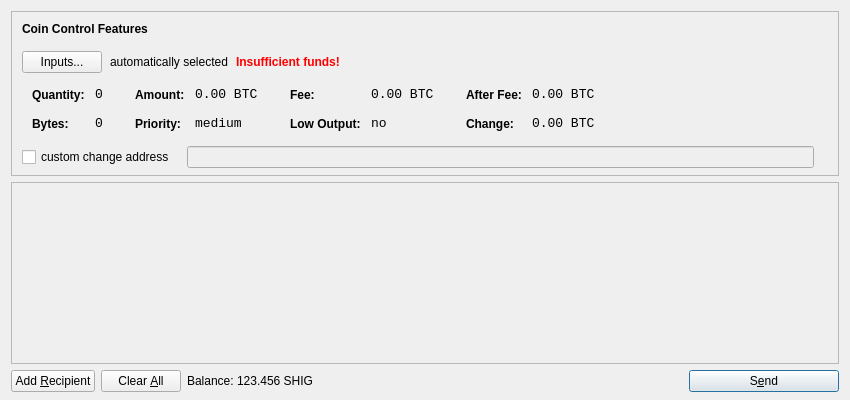
<?xml version="1.0" encoding="UTF-8"?>
<ui version="4.0">
 <class>SendCoinsDialog</class>
 <widget class="QDialog" name="SendCoinsDialog">
  <property name="geometry">
   <rect>
    <x>0</x>
    <y>0</y>
    <width>850</width>
    <height>400</height>
   </rect>
  </property>
  <property name="windowTitle">
   <string>Send Coins</string>
  </property>
  <layout class="QVBoxLayout" name="verticalLayout" stretch="0,1,0">
   <property name="bottomMargin">
    <number>8</number>
   </property>
   <item>
    <widget class="QFrame" name="frameCoinControl">
     <property name="sizePolicy">
      <sizepolicy hsizetype="Expanding" vsizetype="Expanding">
       <horstretch>0</horstretch>
       <verstretch>0</verstretch>
      </sizepolicy>
     </property>
     <property name="maximumSize">
      <size>
       <width>16777215</width>
       <height>16777215</height>
      </size>
     </property>
     <property name="frameShape">
      <enum>QFrame::StyledPanel</enum>
     </property>
     <property name="frameShadow">
      <enum>QFrame::Sunken</enum>
     </property>
     <layout class="QVBoxLayout" name="verticalLayoutCoinControl2">
      <property name="spacing">
       <number>-1</number>
      </property>
      <property name="leftMargin">
       <number>0</number>
      </property>
      <property name="topMargin">
       <number>0</number>
      </property>
      <property name="rightMargin">
       <number>0</number>
      </property>
      <property name="bottomMargin">
       <number>6</number>
      </property>
      <item>
       <layout class="QVBoxLayout" name="verticalLayoutCoinControl" stretch="0,0,0,0,1">
        <property name="spacing">
         <number>0</number>
        </property>
        <property name="leftMargin">
         <number>10</number>
        </property>
        <property name="topMargin">
         <number>10</number>
        </property>
        <item>
         <layout class="QHBoxLayout" name="horizontalLayoutCoinControl1">
          <property name="bottomMargin">
           <number>15</number>
          </property>
          <item>
           <widget class="QLabel" name="labelCoinControlFeatures">
            <property name="sizePolicy">
             <sizepolicy hsizetype="Preferred" vsizetype="Maximum">
              <horstretch>0</horstretch>
              <verstretch>0</verstretch>
             </sizepolicy>
            </property>
            <property name="font">
             <font>
              <weight>75</weight>
              <bold>true</bold>
             </font>
            </property>
            <property name="styleSheet">
             <string notr="true">font-weight:bold;</string>
            </property>
            <property name="text">
             <string>Coin Control Features</string>
            </property>
           </widget>
          </item>
         </layout>
        </item>
        <item>
         <layout class="QHBoxLayout" name="horizontalLayoutCoinControl2" stretch="0,0,0,0">
          <property name="spacing">
           <number>8</number>
          </property>
          <property name="bottomMargin">
           <number>10</number>
          </property>
          <item>
           <widget class="QPushButton" name="pushButtonCoinControl">
            <property name="styleSheet">
             <string notr="true"/>
            </property>
            <property name="text">
             <string>Inputs...</string>
            </property>
           </widget>
          </item>
          <item>
           <widget class="QLabel" name="labelCoinControlAutomaticallySelected">
            <property name="text">
             <string>automatically selected</string>
            </property>
            <property name="margin">
             <number>5</number>
            </property>
           </widget>
          </item>
          <item>
           <widget class="QLabel" name="labelCoinControlInsuffFunds">
            <property name="font">
             <font>
              <weight>75</weight>
              <bold>true</bold>
             </font>
            </property>
            <property name="styleSheet">
             <string notr="true">color:red;font-weight:bold;</string>
            </property>
            <property name="text">
             <string>Insufficient funds!</string>
            </property>
            <property name="margin">
             <number>5</number>
            </property>
           </widget>
          </item>
          <item>
           <spacer name="horizontalSpacerCoinControl">
            <property name="orientation">
             <enum>Qt::Horizontal</enum>
            </property>
            <property name="sizeHint" stdset="0">
             <size>
              <width>40</width>
              <height>1</height>
             </size>
            </property>
           </spacer>
          </item>
         </layout>
        </item>
        <item>
         <widget class="QWidget" name="widgetCoinControl" native="true">
          <property name="sizePolicy">
           <sizepolicy hsizetype="Preferred" vsizetype="Preferred">
            <horstretch>0</horstretch>
            <verstretch>0</verstretch>
           </sizepolicy>
          </property>
          <property name="minimumSize">
           <size>
            <width>0</width>
            <height>0</height>
           </size>
          </property>
          <property name="styleSheet">
           <string notr="true"/>
          </property>
          <layout class="QHBoxLayout" name="horizontalLayoutCoinControl5">
           <property name="margin">
            <number>0</number>
           </property>
           <item>
            <layout class="QHBoxLayout" name="horizontalLayoutCoinControl3" stretch="0,0,0,1">
             <property name="spacing">
              <number>20</number>
             </property>
             <property name="topMargin">
              <number>0</number>
             </property>
             <property name="bottomMargin">
              <number>10</number>
             </property>
             <item>
              <layout class="QFormLayout" name="formLayoutCoinControl1">
               <property name="horizontalSpacing">
                <number>10</number>
               </property>
               <property name="verticalSpacing">
                <number>14</number>
               </property>
               <property name="leftMargin">
                <number>10</number>
               </property>
               <property name="topMargin">
                <number>4</number>
               </property>
               <property name="rightMargin">
                <number>6</number>
               </property>
               <item row="0" column="0">
                <widget class="QLabel" name="labelCoinControlQuantityText">
                 <property name="styleSheet">
                  <string notr="true">font-weight:bold;</string>
                 </property>
                 <property name="text">
                  <string>Quantity:</string>
                 </property>
                 <property name="margin">
                  <number>0</number>
                 </property>
                </widget>
               </item>
               <item row="0" column="1">
                <widget class="QLabel" name="labelCoinControlQuantity">
                 <property name="font">
                  <font>
                   <family>Monospace</family>
                   <pointsize>10</pointsize>
                  </font>
                 </property>
                 <property name="cursor">
                  <cursorShape>IBeamCursor</cursorShape>
                 </property>
                 <property name="contextMenuPolicy">
                  <enum>Qt::ActionsContextMenu</enum>
                 </property>
                 <property name="text">
                  <string notr="true">0</string>
                 </property>
                 <property name="margin">
                  <number>0</number>
                 </property>
                 <property name="textInteractionFlags">
                  <set>Qt::LinksAccessibleByMouse|Qt::TextSelectableByKeyboard|Qt::TextSelectableByMouse</set>
                 </property>
                </widget>
               </item>
               <item row="1" column="0">
                <widget class="QLabel" name="labelCoinControlBytesText">
                 <property name="styleSheet">
                  <string notr="true">font-weight:bold;</string>
                 </property>
                 <property name="text">
                  <string>Bytes:</string>
                 </property>
                </widget>
               </item>
               <item row="1" column="1">
                <widget class="QLabel" name="labelCoinControlBytes">
                 <property name="font">
                  <font>
                   <family>Monospace</family>
                   <pointsize>10</pointsize>
                  </font>
                 </property>
                 <property name="cursor">
                  <cursorShape>IBeamCursor</cursorShape>
                 </property>
                 <property name="contextMenuPolicy">
                  <enum>Qt::ActionsContextMenu</enum>
                 </property>
                 <property name="text">
                  <string notr="true">0</string>
                 </property>
                 <property name="textInteractionFlags">
                  <set>Qt::LinksAccessibleByMouse|Qt::TextSelectableByKeyboard|Qt::TextSelectableByMouse</set>
                 </property>
                </widget>
               </item>
              </layout>
             </item>
             <item>
              <layout class="QFormLayout" name="formLayoutCoinControl2">
               <property name="horizontalSpacing">
                <number>10</number>
               </property>
               <property name="verticalSpacing">
                <number>14</number>
               </property>
               <property name="leftMargin">
                <number>6</number>
               </property>
               <property name="topMargin">
                <number>4</number>
               </property>
               <property name="rightMargin">
                <number>6</number>
               </property>
               <item row="0" column="0">
                <widget class="QLabel" name="labelCoinControlAmountText">
                 <property name="styleSheet">
                  <string notr="true">font-weight:bold;</string>
                 </property>
                 <property name="text">
                  <string>Amount:</string>
                 </property>
                 <property name="margin">
                  <number>0</number>
                 </property>
                </widget>
               </item>
               <item row="0" column="1">
                <widget class="QLabel" name="labelCoinControlAmount">
                 <property name="font">
                  <font>
                   <family>Monospace</family>
                   <pointsize>10</pointsize>
                  </font>
                 </property>
                 <property name="cursor">
                  <cursorShape>IBeamCursor</cursorShape>
                 </property>
                 <property name="contextMenuPolicy">
                  <enum>Qt::ActionsContextMenu</enum>
                 </property>
                 <property name="text">
                  <string notr="true">0.00 BTC</string>
                 </property>
                 <property name="textInteractionFlags">
                  <set>Qt::LinksAccessibleByMouse|Qt::TextSelectableByKeyboard|Qt::TextSelectableByMouse</set>
                 </property>
                </widget>
               </item>
               <item row="1" column="0">
                <widget class="QLabel" name="labelCoinControlPriorityText">
                 <property name="styleSheet">
                  <string notr="true">font-weight:bold;</string>
                 </property>
                 <property name="text">
                  <string>Priority:</string>
                 </property>
                </widget>
               </item>
               <item row="1" column="1">
                <widget class="QLabel" name="labelCoinControlPriority">
                 <property name="font">
                  <font>
                   <family>Monospace</family>
                   <pointsize>10</pointsize>
                  </font>
                 </property>
                 <property name="cursor">
                  <cursorShape>IBeamCursor</cursorShape>
                 </property>
                 <property name="contextMenuPolicy">
                  <enum>Qt::ActionsContextMenu</enum>
                 </property>
                 <property name="text">
                  <string>medium</string>
                 </property>
                 <property name="textInteractionFlags">
                  <set>Qt::LinksAccessibleByMouse|Qt::TextSelectableByKeyboard|Qt::TextSelectableByMouse</set>
                 </property>
                </widget>
               </item>
              </layout>
             </item>
             <item>
              <layout class="QFormLayout" name="formLayoutCoinControl3">
               <property name="horizontalSpacing">
                <number>10</number>
               </property>
               <property name="verticalSpacing">
                <number>14</number>
               </property>
               <property name="leftMargin">
                <number>6</number>
               </property>
               <property name="topMargin">
                <number>4</number>
               </property>
               <property name="rightMargin">
                <number>6</number>
               </property>
               <item row="0" column="0">
                <widget class="QLabel" name="labelCoinControlFeeText">
                 <property name="styleSheet">
                  <string notr="true">font-weight:bold;</string>
                 </property>
                 <property name="text">
                  <string>Fee:</string>
                 </property>
                 <property name="margin">
                  <number>0</number>
                 </property>
                </widget>
               </item>
               <item row="0" column="1">
                <widget class="QLabel" name="labelCoinControlFee">
                 <property name="font">
                  <font>
                   <family>Monospace</family>
                   <pointsize>10</pointsize>
                  </font>
                 </property>
                 <property name="cursor">
                  <cursorShape>IBeamCursor</cursorShape>
                 </property>
                 <property name="contextMenuPolicy">
                  <enum>Qt::ActionsContextMenu</enum>
                 </property>
                 <property name="text">
                  <string notr="true">0.00 BTC</string>
                 </property>
                 <property name="textInteractionFlags">
                  <set>Qt::LinksAccessibleByMouse|Qt::TextSelectableByKeyboard|Qt::TextSelectableByMouse</set>
                 </property>
                </widget>
               </item>
               <item row="1" column="0">
                <widget class="QLabel" name="labelCoinControlLowOutputText">
                 <property name="styleSheet">
                  <string notr="true">font-weight:bold;</string>
                 </property>
                 <property name="text">
                  <string>Low Output:</string>
                 </property>
                </widget>
               </item>
               <item row="1" column="1">
                <widget class="QLabel" name="labelCoinControlLowOutput">
                 <property name="font">
                  <font>
                   <family>Monospace</family>
                   <pointsize>10</pointsize>
                  </font>
                 </property>
                 <property name="cursor">
                  <cursorShape>IBeamCursor</cursorShape>
                 </property>
                 <property name="contextMenuPolicy">
                  <enum>Qt::ActionsContextMenu</enum>
                 </property>
                 <property name="text">
                  <string>no</string>
                 </property>
                 <property name="textInteractionFlags">
                  <set>Qt::LinksAccessibleByMouse|Qt::TextSelectableByKeyboard|Qt::TextSelectableByMouse</set>
                 </property>
                </widget>
               </item>
              </layout>
             </item>
             <item>
              <layout class="QFormLayout" name="formLayoutCoinControl4">
               <property name="horizontalSpacing">
                <number>10</number>
               </property>
               <property name="verticalSpacing">
                <number>14</number>
               </property>
               <property name="leftMargin">
                <number>6</number>
               </property>
               <property name="topMargin">
                <number>4</number>
               </property>
               <property name="rightMargin">
                <number>6</number>
               </property>
               <item row="0" column="0">
                <widget class="QLabel" name="labelCoinControlAfterFeeText">
                 <property name="styleSheet">
                  <string notr="true">font-weight:bold;</string>
                 </property>
                 <property name="text">
                  <string>After Fee:</string>
                 </property>
                 <property name="margin">
                  <number>0</number>
                 </property>
                </widget>
               </item>
               <item row="0" column="1">
                <widget class="QLabel" name="labelCoinControlAfterFee">
                 <property name="font">
                  <font>
                   <family>Monospace</family>
                   <pointsize>10</pointsize>
                  </font>
                 </property>
                 <property name="cursor">
                  <cursorShape>IBeamCursor</cursorShape>
                 </property>
                 <property name="contextMenuPolicy">
                  <enum>Qt::ActionsContextMenu</enum>
                 </property>
                 <property name="text">
                  <string notr="true">0.00 BTC</string>
                 </property>
                 <property name="textInteractionFlags">
                  <set>Qt::LinksAccessibleByMouse|Qt::TextSelectableByKeyboard|Qt::TextSelectableByMouse</set>
                 </property>
                </widget>
               </item>
               <item row="1" column="0">
                <widget class="QLabel" name="labelCoinControlChangeText">
                 <property name="styleSheet">
                  <string notr="true">font-weight:bold;</string>
                 </property>
                 <property name="text">
                  <string>Change:</string>
                 </property>
                </widget>
               </item>
               <item row="1" column="1">
                <widget class="QLabel" name="labelCoinControlChange">
                 <property name="font">
                  <font>
                   <family>Monospace</family>
                   <pointsize>10</pointsize>
                  </font>
                 </property>
                 <property name="cursor">
                  <cursorShape>IBeamCursor</cursorShape>
                 </property>
                 <property name="contextMenuPolicy">
                  <enum>Qt::ActionsContextMenu</enum>
                 </property>
                 <property name="text">
                  <string notr="true">0.00 BTC</string>
                 </property>
                 <property name="textInteractionFlags">
                  <set>Qt::LinksAccessibleByMouse|Qt::TextSelectableByKeyboard|Qt::TextSelectableByMouse</set>
                 </property>
                </widget>
               </item>
              </layout>
             </item>
            </layout>
           </item>
          </layout>
         </widget>
        </item>
        <item>
         <layout class="QHBoxLayout" name="horizontalLayoutCoinControl4" stretch="0,0,0">
          <property name="spacing">
           <number>12</number>
          </property>
          <property name="sizeConstraint">
           <enum>QLayout::SetDefaultConstraint</enum>
          </property>
          <property name="topMargin">
           <number>5</number>
          </property>
          <property name="rightMargin">
           <number>5</number>
          </property>
          <item>
           <widget class="QCheckBox" name="checkBoxCoinControlChange">
            <property name="text">
             <string>custom change address</string>
            </property>
           </widget>
          </item>
          <item>
           <widget class="QLineEdit" name="lineEditCoinControlChange">
            <property name="enabled">
             <bool>false</bool>
            </property>
            <property name="sizePolicy">
             <sizepolicy hsizetype="Expanding" vsizetype="Fixed">
              <horstretch>0</horstretch>
              <verstretch>0</verstretch>
             </sizepolicy>
            </property>
           </widget>
          </item>
          <item>
           <widget class="QLabel" name="labelCoinControlChangeLabel">
            <property name="sizePolicy">
             <sizepolicy hsizetype="Preferred" vsizetype="Expanding">
              <horstretch>0</horstretch>
              <verstretch>0</verstretch>
             </sizepolicy>
            </property>
            <property name="minimumSize">
             <size>
              <width>0</width>
              <height>0</height>
             </size>
            </property>
            <property name="text">
             <string/>
            </property>
            <property name="margin">
             <number>3</number>
            </property>
           </widget>
          </item>
         </layout>
        </item>
        <item>
         <spacer name="verticalSpacerCoinControl">
          <property name="orientation">
           <enum>Qt::Vertical</enum>
          </property>
          <property name="sizeHint" stdset="0">
           <size>
            <width>800</width>
            <height>1</height>
           </size>
          </property>
         </spacer>
        </item>
       </layout>
      </item>
     </layout>
    </widget>
   </item>
   <item>
    <widget class="QScrollArea" name="scrollArea">
     <property name="widgetResizable">
      <bool>true</bool>
     </property>
     <widget class="QWidget" name="scrollAreaWidgetContents">
      <property name="geometry">
       <rect>
        <x>0</x>
        <y>0</y>
        <width>830</width>
        <height>165</height>
       </rect>
      </property>
      <layout class="QVBoxLayout" name="verticalLayout_2">
       <property name="margin">
        <number>0</number>
       </property>
       <item>
        <layout class="QVBoxLayout" name="entries">
         <property name="spacing">
          <number>6</number>
         </property>
        </layout>
       </item>
       <item>
        <spacer name="verticalSpacer">
         <property name="orientation">
          <enum>Qt::Vertical</enum>
         </property>
         <property name="sizeHint" stdset="0">
          <size>
           <width>20</width>
           <height>40</height>
          </size>
         </property>
        </spacer>
       </item>
      </layout>
     </widget>
    </widget>
   </item>
   <item>
    <layout class="QHBoxLayout" name="horizontalLayout">
     <item>
      <widget class="QPushButton" name="addButton">
       <property name="toolTip">
        <string>Send to multiple recipients at once</string>
       </property>
       <property name="text">
        <string>Add &amp;Recipient</string>
       </property>
       <property name="icon">
        <iconset resource="../bitcoin.qrc">
         <normaloff>:/icons/add</normaloff>:/icons/add</iconset>
       </property>
       <property name="autoDefault">
        <bool>false</bool>
       </property>
      </widget>
     </item>
     <item>
      <widget class="QPushButton" name="clearButton">
       <property name="sizePolicy">
        <sizepolicy hsizetype="Minimum" vsizetype="Fixed">
         <horstretch>0</horstretch>
         <verstretch>0</verstretch>
        </sizepolicy>
       </property>
       <property name="toolTip">
        <string>Remove all transaction fields</string>
       </property>
       <property name="text">
        <string>Clear &amp;All</string>
       </property>
       <property name="icon">
        <iconset resource="../bitcoin.qrc">
         <normaloff>:/icons/remove</normaloff>:/icons/remove</iconset>
       </property>
       <property name="autoRepeatDelay">
        <number>300</number>
       </property>
       <property name="autoDefault">
        <bool>false</bool>
       </property>
      </widget>
     </item>
     <item>
      <layout class="QHBoxLayout" name="horizontalLayout_2">
       <property name="spacing">
        <number>3</number>
       </property>
       <item>
        <widget class="QLabel" name="label">
         <property name="text">
          <string>Balance:</string>
         </property>
        </widget>
       </item>
       <item>
        <widget class="QLabel" name="labelBalance">
         <property name="cursor">
          <cursorShape>IBeamCursor</cursorShape>
         </property>
         <property name="text">
          <string>123.456 SHIG</string>
         </property>
         <property name="textInteractionFlags">
          <set>Qt::LinksAccessibleByMouse|Qt::TextSelectableByKeyboard|Qt::TextSelectableByMouse</set>
         </property>
        </widget>
       </item>
      </layout>
     </item>
     <item>
      <spacer name="horizontalSpacer">
       <property name="orientation">
        <enum>Qt::Horizontal</enum>
       </property>
       <property name="sizeHint" stdset="0">
        <size>
         <width>40</width>
         <height>20</height>
        </size>
       </property>
      </spacer>
     </item>
     <item>
      <widget class="QPushButton" name="sendButton">
       <property name="minimumSize">
        <size>
         <width>150</width>
         <height>0</height>
        </size>
       </property>
       <property name="toolTip">
        <string>Confirm the send action</string>
       </property>
       <property name="text">
        <string>S&amp;end</string>
       </property>
       <property name="icon">
        <iconset resource="../bitcoin.qrc">
         <normaloff>:/icons/send</normaloff>:/icons/send</iconset>
       </property>
       <property name="default">
        <bool>true</bool>
       </property>
      </widget>
     </item>
    </layout>
   </item>
  </layout>
 </widget>
 <resources>
  <include location="../bitcoin.qrc"/>
 </resources>
 <connections/>
</ui>
